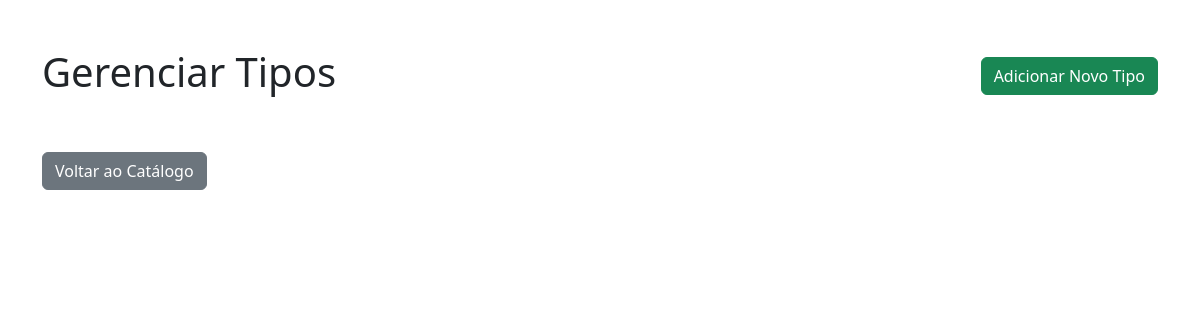
The app's page /tipos/, older data.
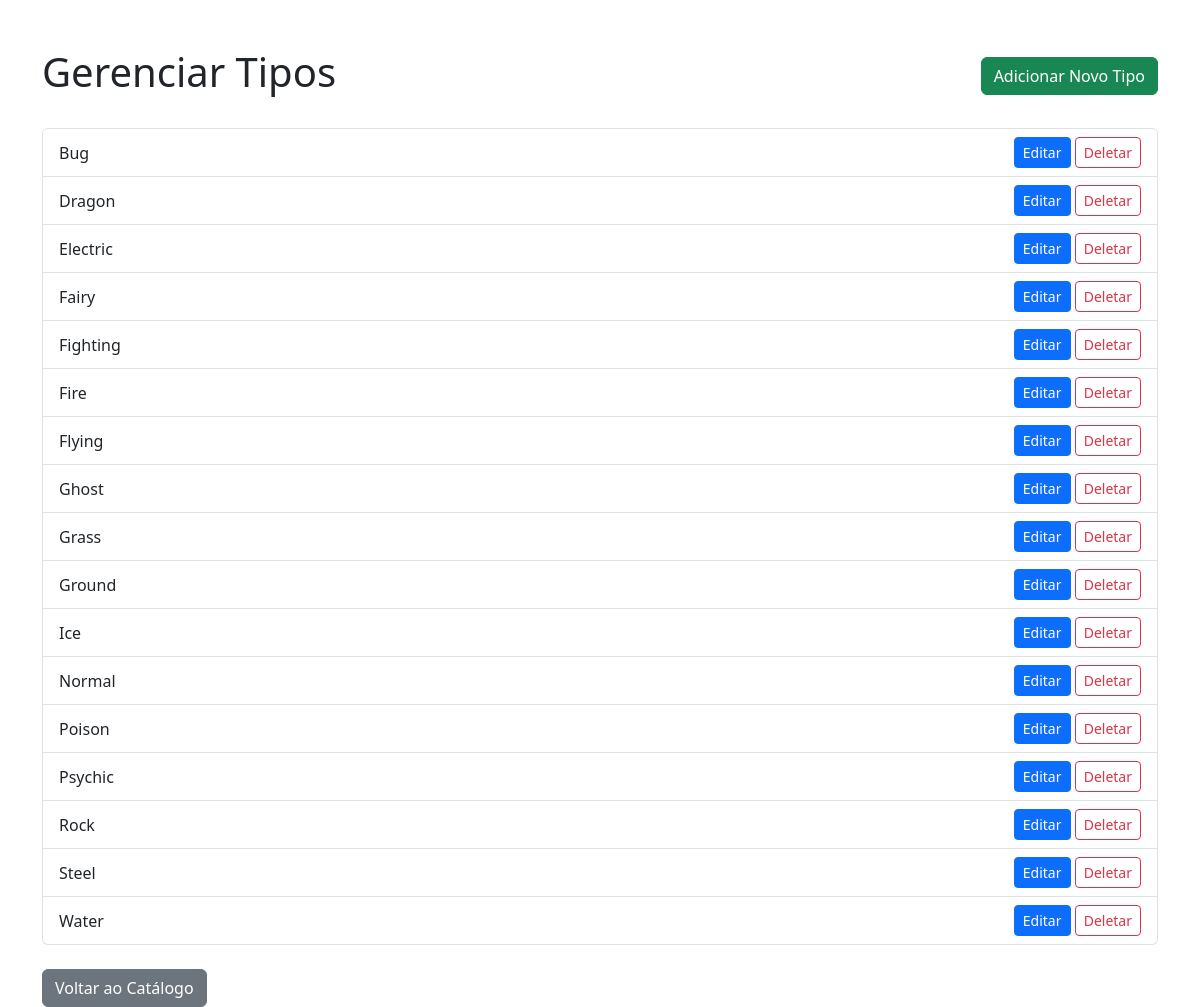
The same page, newer data.
### core/models.py (models this page shows, shortened)
class Tipo(models.Model):
    nome = models.CharField(max_length=100, unique=True, verbose_name="Nome")

### core/views.py (the view)
# urls.py: path('tipos/', views.lista_tipos, name='lista_tipos'),
def lista_tipos(request):
    tipos = Tipo.objects.all().order_by('nome')
    contexto = {'tipos': tipos}
    return render(request, 'core/lista_tipos.html', contexto)

### core/templates/core/lista_tipos.html (shortened to what this page needs)
<!DOCTYPE html>
<html lang="pt-br">
<head>
    <link href="https://cdn.jsdelivr.net/npm/bootstrap@5.3.3/dist/css/bootstrap.min.css" rel="stylesheet">
</head>
<body>
    <main class="container mt-5">
        <div class="d-flex justify-content-between align-items-center mb-4">
            <h1>Gerenciar Tipos</h1>
            <a href="{% url 'tipo_adicionar' %}" class="btn btn-success">Adicionar Novo Tipo</a>
        </div>
        <ul class="list-group">
            {% for tipo in tipos %}
            <li class="list-group-item d-flex justify-content-between align-items-center">
                {{ tipo.nome|capfirst }}
                <div>
                    <a href="{% url 'tipo_editar' pk=tipo.pk %}" class="btn btn-sm btn-primary">Editar</a>
                    <a href="{% url 'tipo_deletar' pk=tipo.pk %}" class="btn btn-sm btn-outline-danger">Deletar</a>
                </div>
            </li>
            {% endfor %}
        </ul>
        <div class="mt-4">
            <a href="{% url 'lista_pokemons' %}" class="btn btn-secondary">Voltar ao Catálogo</a>
        </div>
    </main>
</body>
</html>

Row changes from the older to the newer data that the page shows:
added Tipo: nome "Bug"
added Tipo: nome "Dragon"
added Tipo: nome "Electric"
added Tipo: nome "Fairy"
added Tipo: nome "Fighting"
added Tipo: nome "Fire"
added Tipo: nome "Flying"
added Tipo: nome "Ghost"
added Tipo: nome "Grass"
added Tipo: nome "Ground"
added Tipo: nome "Ice"
added Tipo: nome "Normal"
added Tipo: nome "Poison"
added Tipo: nome "Psychic"
added Tipo: nome "Rock"
added Tipo: nome "Steel"
added Tipo: nome "Water"
